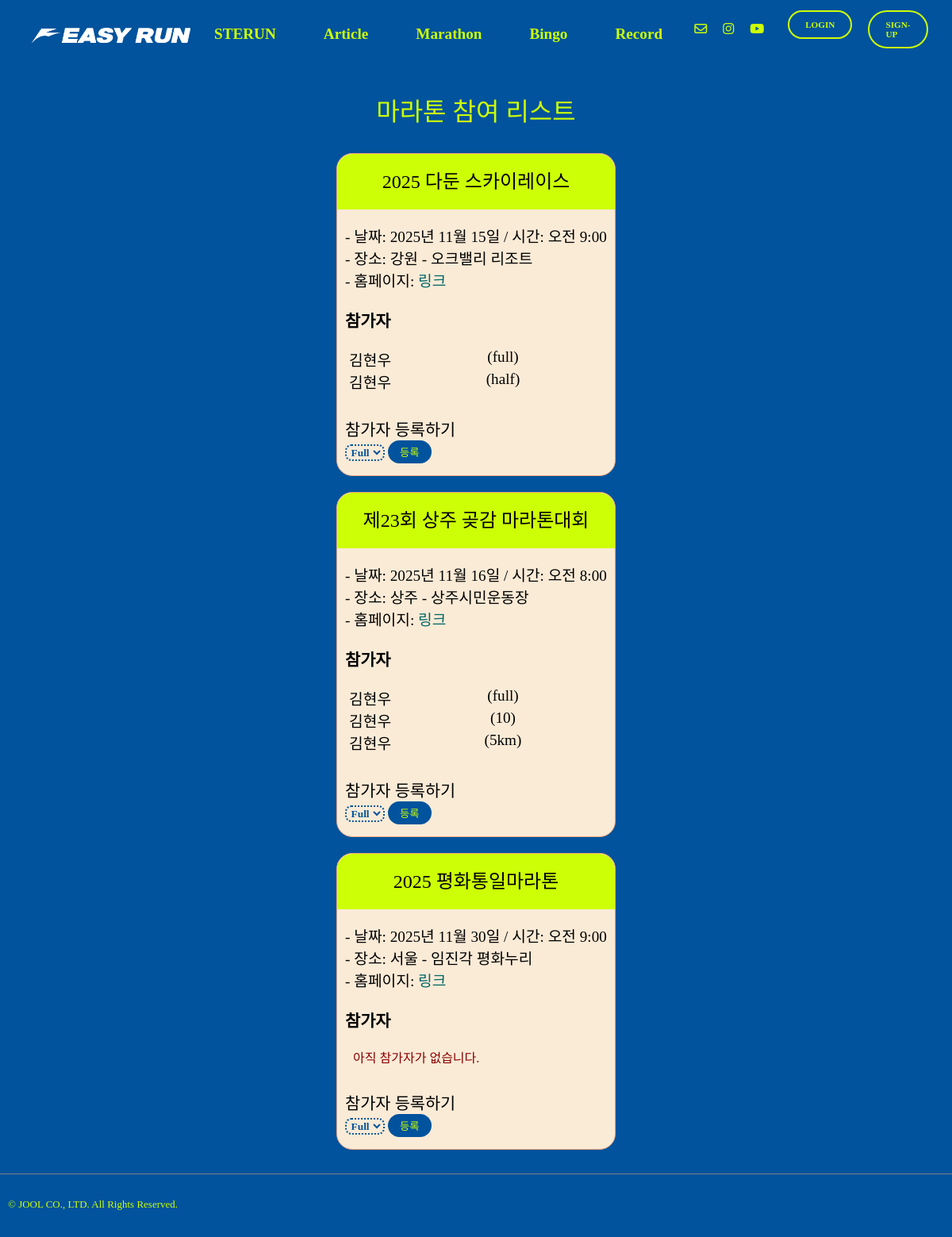
Page /marathon/ on the earlier database version.
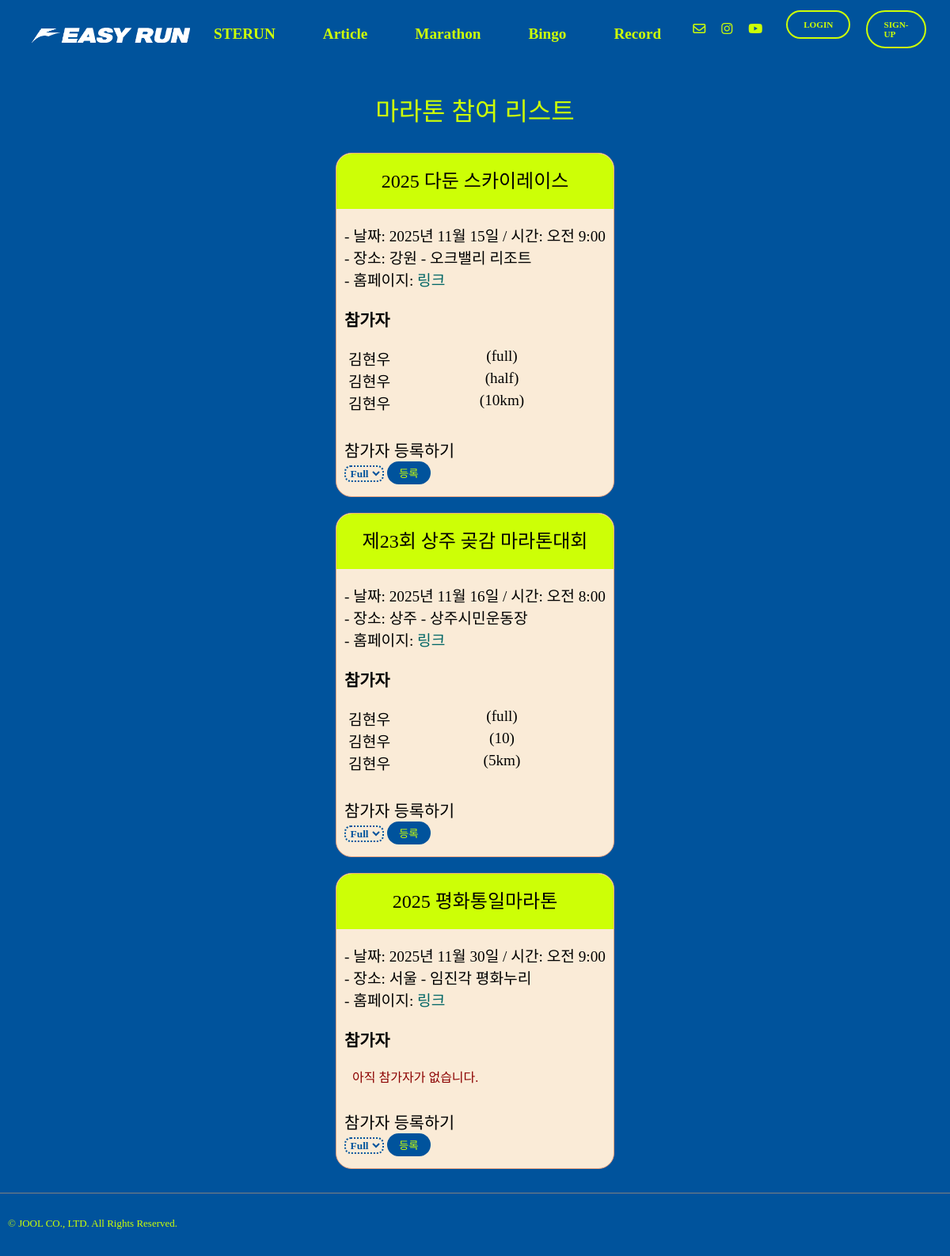
Same page on the later database version.
### marathon/models.py (models this page shows, shortened)
class MarathonEvent(models.Model):
    marathon_id = models.AutoField(primary_key=True)
    title = models.CharField(max_length=100, blank=False, null=False)
    date = models.DateField()
    time = models.TimeField()
    location_city = models.CharField(max_length=50)
    location_cource = models.CharField(max_length=50)
    url = models.URLField()
    def __str__(self):
        return str(self.title)

class MarathonReg(models.Model):
    regis_id = models.AutoField(primary_key=True)
    marathon = models.ForeignKey(MarathonEvent, on_delete=models.CASCADE)
    distance = models.CharField(max_length=10, blank=False, null=False)
    user = models.ForeignKey(settings.AUTH_USER_MODEL, on_delete=models.CASCADE)

### marathon/views.py (the view)
# urls.py: path("", views.marathon_list, name="marathon_list"),
def marathon_list(request):
    events = MarathonEvent.objects.prefetch_related(
        'marathonreg_set__user'   # 역참조 + user까지 미리 가져오기
    )
    print(events)
    context = {
        'events': events,
    }
    return render(request, 'marathon.html', context)

### templates/marathon.html (shortened to what this page needs)
{% extends "base.html" %}
{% load static %}
{% block content %}
  <div class="article-top-space"></div>
  <div class="marathon-page">
    <div class="marathon-list">
      <div>
        <p class="page-title">마라톤 참여 리스트</p>
      </div>
      {% for event in events %}
        <div class="card-1">
          <div class="marathon-title">{{ event.title }}</div>
          <p class="marathon-desc">
            - 날짜:
            {{ event.date }}
            / 시간:
            {{ event.time }}<br>
            - 장소:
            {{ event.location_city }}
            -
            {{ event.location_cource }}<br>
            - 홈페이지:
            <a href="{{ event.url }}" target="_blank" class="text-aqua">
              링크</a>
          </p>
          <h3 class="text-black">참가자</h3>
          {% for reg in event.marathonreg_set.all %}
            <div class="marathon-parti flex-row">
              <div class="flex-row-item indent-5">{{ reg.user.last_name }}{{ reg.user.first_name }}</div>
              <div class="flex-row-item">({{ reg.distance }})</div>
            </div>
            {% empty %}
            <p class="empty-parti">아직 참가자가 없습니다.</p>
          {% endfor %}
          <div class="parti-sec">
            <div class="text-black">참가자 등록하기</div>
            <form method="post" action="{% url 'marathon:parti_me' event.marathon_id %}" class="marathon-form">
              <select name="distance" class="dist-filter">
                <option value="full">Full</option>
              </select>
              <button type="submit" class="marathon-btn">등록</button>
            </form>
          </div>
        </div>
      {% endfor %}
    </div>
  </div>
{% endblock content %}

Differences in the rows shown:
added MarathonReg: user.last_name "김", user.first_name "현우", distance "10km", shown under MarathonEvent "2025 다둔 스카이레이스"
